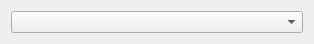
<?xml version="1.0" encoding="UTF-8"?>
<ui version="4.0">
 <class>HystatModeEventFilterWidget</class>
 <widget class="QWidget" name="HystatModeEventFilterWidget">
  <property name="geometry">
   <rect>
    <x>0</x>
    <y>0</y>
    <width>314</width>
    <height>41</height>
   </rect>
  </property>
  <property name="windowTitle">
   <string>Form</string>
  </property>
  <layout class="QVBoxLayout" name="verticalLayout">
   <item>
    <widget class="QComboBox" name="comboBox"/>
   </item>
  </layout>
 </widget>
 <resources/>
 <connections/>
</ui>
